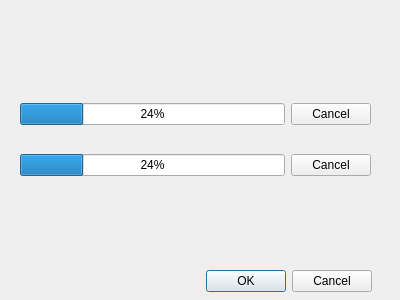
<?xml version="1.0" encoding="UTF-8"?>
<ui version="4.0">
 <class>Dialog</class>
 <widget class="QDialog" name="Dialog">
  <property name="geometry">
   <rect>
    <x>0</x>
    <y>0</y>
    <width>400</width>
    <height>300</height>
   </rect>
  </property>
  <property name="windowTitle">
   <string>Dialog</string>
  </property>
  <widget class="QWidget" name="gridLayoutWidget">
   <property name="geometry">
    <rect>
     <x>20</x>
     <y>80</y>
     <width>351</width>
     <height>121</height>
    </rect>
   </property>
   <layout class="QGridLayout" name="gridLayout">
    <item row="4" column="0">
     <widget class="QProgressBar" name="progressBar_2">
      <property name="value">
       <number>24</number>
      </property>
     </widget>
    </item>
    <item row="1" column="0">
     <widget class="QProgressBar" name="progressBar">
      <property name="value">
       <number>24</number>
      </property>
     </widget>
    </item>
    <item row="1" column="1">
     <widget class="QPushButton" name="pushButton">
      <property name="text">
       <string>Cancel</string>
      </property>
     </widget>
    </item>
    <item row="4" column="1">
     <widget class="QPushButton" name="pushButton_2">
      <property name="text">
       <string>Cancel</string>
      </property>
     </widget>
    </item>
   </layout>
  </widget>
  <widget class="QDialogButtonBox" name="buttonBox">
   <property name="geometry">
    <rect>
     <x>200</x>
     <y>270</y>
     <width>172</width>
     <height>23</height>
    </rect>
   </property>
   <property name="orientation">
    <enum>Qt::Horizontal</enum>
   </property>
   <property name="standardButtons">
    <set>QDialogButtonBox::Cancel|QDialogButtonBox::Ok</set>
   </property>
  </widget>
 </widget>
 <resources/>
 <connections>
  <connection>
   <sender>buttonBox</sender>
   <signal>accepted()</signal>
   <receiver>Dialog</receiver>
   <slot>accept()</slot>
   <hints>
    <hint type="sourcelabel">
     <x>248</x>
     <y>254</y>
    </hint>
    <hint type="destinationlabel">
     <x>157</x>
     <y>274</y>
    </hint>
   </hints>
  </connection>
  <connection>
   <sender>buttonBox</sender>
   <signal>rejected()</signal>
   <receiver>Dialog</receiver>
   <slot>reject()</slot>
   <hints>
    <hint type="sourcelabel">
     <x>316</x>
     <y>260</y>
    </hint>
    <hint type="destinationlabel">
     <x>286</x>
     <y>274</y>
    </hint>
   </hints>
  </connection>
 </connections>
</ui>
